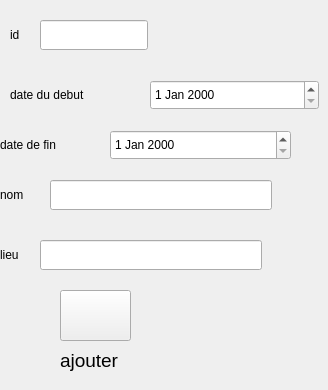
        <widget class="QWidget" name="tab_18">
         <attribute name="title">
          <string>ajouter </string>
         </attribute>
         <widget class="QLabel" name="label_113">
          <property name="geometry">
           <rect>
            <x>0</x>
            <y>240</y>
            <width>31</width>
            <height>30</height>
           </rect>
          </property>
          <property name="text">
           <string>lieu</string>
          </property>
         </widget>
         <widget class="QLabel" name="label_114">
          <property name="geometry">
           <rect>
            <x>10</x>
            <y>80</y>
            <width>131</width>
            <height>30</height>
           </rect>
          </property>
          <property name="text">
           <string>date du debut</string>
          </property>
         </widget>
         <widget class="QLineEdit" name="lineEdit_nom">
          <property name="geometry">
           <rect>
            <x>50</x>
            <y>180</y>
            <width>222</width>
            <height>30</height>
           </rect>
          </property>
         </widget>
         <widget class="QLineEdit" name="lineEdit_id2">
          <property name="geometry">
           <rect>
            <x>40</x>
            <y>20</y>
            <width>108</width>
            <height>30</height>
           </rect>
          </property>
         </widget>
         <widget class="QLineEdit" name="lineEdit_lieu">
          <property name="geometry">
           <rect>
            <x>40</x>
            <y>240</y>
            <width>222</width>
            <height>30</height>
           </rect>
          </property>
         </widget>
         <widget class="QDateEdit" name="datefin">
          <property name="geometry">
           <rect>
            <x>110</x>
            <y>130</y>
            <width>181</width>
            <height>30</height>
           </rect>
          </property>
         </widget>
         <widget class="QPushButton" name="ajouterevent">
          <property name="geometry">
           <rect>
            <x>60</x>
            <y>290</y>
            <width>71</width>
            <height>51</height>
           </rect>
          </property>
          <property name="font">
           <font>
            <family>MS Shell Dlg 2</family>
            <pointsize>14</pointsize>
            <weight>50</weight>
            <italic>false</italic>
            <bold>false</bold>
           </font>
          </property>
          <property name="styleSheet">
           <string notr="true">
border-image: url(:/img/add.png);
</string>
          </property>
          <property name="text">
           <string/>
          </property>
         </widget>
         <widget class="QDateEdit" name="dateDebut">
          <property name="geometry">
           <rect>
            <x>150</x>
            <y>80</y>
            <width>169</width>
            <height>30</height>
           </rect>
          </property>
         </widget>
         <widget class="QLabel" name="label_115">
          <property name="geometry">
           <rect>
            <x>10</x>
            <y>20</y>
            <width>16</width>
            <height>30</height>
           </rect>
          </property>
          <property name="text">
           <string>id</string>
          </property>
         </widget>
         <widget class="QLabel" name="label_116">
          <property name="geometry">
           <rect>
            <x>0</x>
            <y>180</y>
            <width>51</width>
            <height>30</height>
           </rect>
          </property>
          <property name="text">
           <string>nom</string>
          </property>
         </widget>
         <widget class="QLabel" name="label_117">
          <property name="geometry">
           <rect>
            <x>0</x>
            <y>130</y>
            <width>101</width>
            <height>30</height>
           </rect>
          </property>
          <property name="text">
           <string>date de fin</string>
          </property>
         </widget>
         <widget class="QLabel" name="label_118">
          <property name="geometry">
           <rect>
            <x>60</x>
            <y>340</y>
            <width>91</width>
            <height>41</height>
           </rect>
          </property>
          <property name="font">
           <font>
            <family>Nirmala UI</family>
            <pointsize>14</pointsize>
            <italic>false</italic>
           </font>
          </property>
          <property name="text">
           <string>ajouter</string>
          </property>
         </widget>
        </widget>
